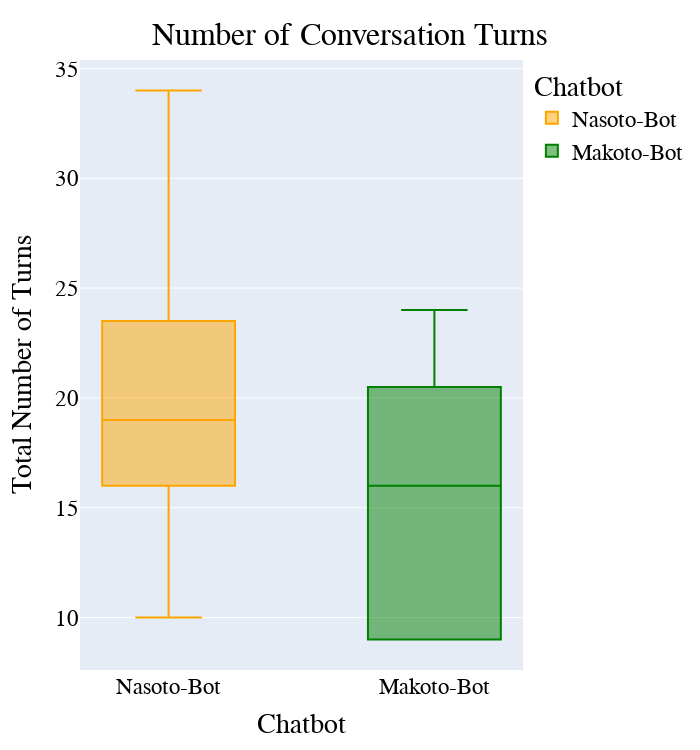

The notebook cell this image was saved under:
### Markdown cell above
## BoxPlot Number of Conversation Turns

### Code cell
fig = px.box(df_chatbotdata  , "Chatbot", "NumberOfTurns", "Chatbot", color_discrete_sequence=["orange", "green"])
fig.update_traces(quartilemethod="exclusive", width=0.5) # or "inclusive", or "linear" by default
fig.update_layout(
    width=700,
    height=750,
    title={
        'text': "Number of Conversation Turns",
        'y':0.97,
        'x':0.5,
        'xanchor': 'center',
        'yanchor': 'top'},
    yaxis_title="Total Number of Turns",
    #legend=dict(x=0.7, y=0.975),
    font=dict(
        family="Arial",
        size=23,
        color="#000000"
    ),
)
fig.show()

### Figure 1 — Plotly figure (JSON) as saved in the notebook; plotly's stock layout.template omitted (floating-point values rounded to 4 significant figures)
{"data": [{"alignmentgroup": "True", "hovertemplate": "Chatbot=%{x}<br>NumberOfTurns=%{y}<extra></extra>", "legendgroup": "Nasoto-Bot", "marker": {"color": "orange"}, "name": "Nasoto-Bot", "notched": false, "offsetgroup": "Nasoto-Bot", "orientation": "v", "quartilemethod": "exclusive", "showlegend": true, "type": "box", "width": 0.5, "x": ["Nasoto-Bot", "Nasoto-Bot", "Nasoto-Bot", "Nasoto-Bot", "Nasoto-Bot", "Nasoto-Bot", "Nasoto-Bot", "Nasoto-Bot", "Nasoto-Bot", "Nasoto-Bot", "Nasoto-Bot", "Nasoto-Bot", "Nasoto-Bot", "Nasoto-Bot", "Nasoto-Bot", "Nasoto-Bot", "Nasoto-Bot"], "x0": " ", "xaxis": "x", "y": [10, 20, 19, 19, 34, 23, 20, 19, 27, 14, 24, 14, 22, 13, 19, 30, 18], "y0": " ", "yaxis": "y"}, {"alignmentgroup": "True", "hovertemplate": "Chatbot=%{x}<br>NumberOfTurns=%{y}<extra></extra>", "legendgroup": "Makoto-Bot", "marker": {"color": "green"}, "name": "Makoto-Bot", "notched": false, "offsetgroup": "Makoto-Bot", "orientation": "v", "quartilemethod": "exclusive", "showlegend": true, "type": "box", "width": 0.5, "x": ["Makoto-Bot", "Makoto-Bot", "Makoto-Bot", "Makoto-Bot", "Makoto-Bot", "Makoto-Bot", "Makoto-Bot", "Makoto-Bot", "Makoto-Bot", "Makoto-Bot", "Makoto-Bot", "Makoto-Bot", "Makoto-Bot", "Makoto-Bot", "Makoto-Bot", "Makoto-Bot", "Makoto-Bot"], "x0": " ", "xaxis": "x", "y": [24, 9, 16, 19, 9, 21, 24, 17, 10, 20, 16, 21, 16, 9, 9, 16, 9], "y0": " ", "yaxis": "y"}], "layout": {"boxmode": "group", "font": {"color": "#000000", "family": "Arial", "size": 23}, "height": 750, "legend": {"title": {"text": "Chatbot"}, "tracegroupgap": 0}, "margin": {"t": 60}, "title": {"text": "Number of Conversation Turns", "x": 0.5, "xanchor": "center", "y": 0.97, "yanchor": "top"}, "width": 700, "xaxis": {"anchor": "y", "categoryarray": ["Nasoto-Bot", "Makoto-Bot"], "categoryorder": "array", "domain": [0, 1], "title": {"text": "Chatbot"}}, "yaxis": {"anchor": "x", "domain": [0, 1], "title": {"text": "Total Number of Turns"}}}}
